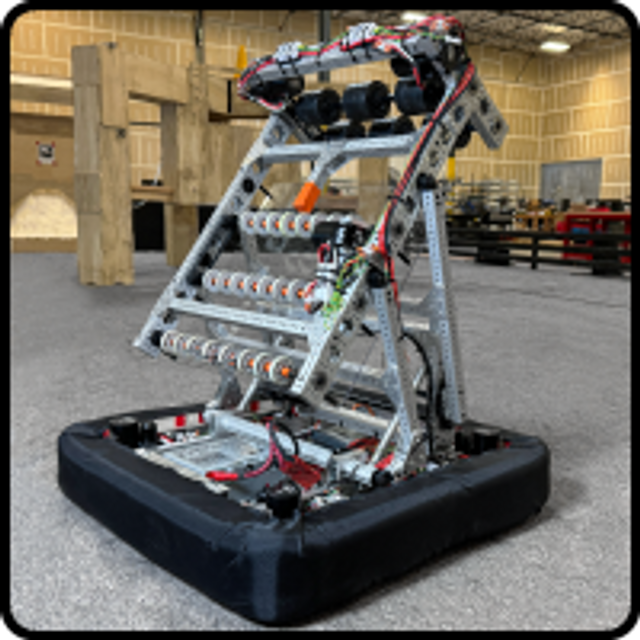
#> input picture image/image.jpg, 640 x 640 px
$ python imgConvert.py
#> lines starting #> are read from the running program, lines starting #| are printed output that depends on the picture
from PIL import Image

ascii_characters_by_surface = "`^\",:;Il!i~+_-?][}{1)(|\\/tfjrxnuvczXYUJCLQ0OZmwqpdbkhao*#MW&8%B@$"

ds = False
menu = True
while menu:
    inp = input("For discord? Y/N ")
    if inp.lower() == "n":
        ds = False
        menu=False
        print("\n Converting.... \n")
    elif inp.lower() == "y":
        ds = True
        menu=False
        print("\n Converting.... \n")
    else:
        print("Not acceptable, try again\n")
        continue
#> this loop made 1 pass; the answer given on pass 1: y

def main():
    image = Image.open('image.jpg')
#> image is the input picture: PIL image 640x640 RGBA; mean R, G, B, A 110.8, 105.8, 97.1, 254.4
    # you can first resize the image if needed
    if ds:
        image = image.resize((60, 33))
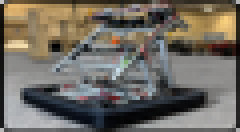
#> image: PIL image 60x33 RGBA (shown 4 times larger); mean R, G, B, A 111.5, 106.4, 97.7, 254.5; transparent parts drawn white
    else:
        image = image.resize((960, 540))
    ascii_art = convert_to_ascii_art(image)
    save_as_text(ascii_art)


def convert_to_ascii_art(image):
    ascii_art = []
    (width, height) = image.size
#> width = 60; height = 33
    for y in range(0, height - 1):
        line = ''
        for x in range(0, width - 1):
            px = image.getpixel((x, y))
            line += convert_pixel_to_character(px)
        ascii_art.append(line)
#> after the loop, ascii_art = []
    return ascii_art


def convert_pixel_to_character(pixel):
#> (the run stopped early here; a loop or call above may not have finished)
